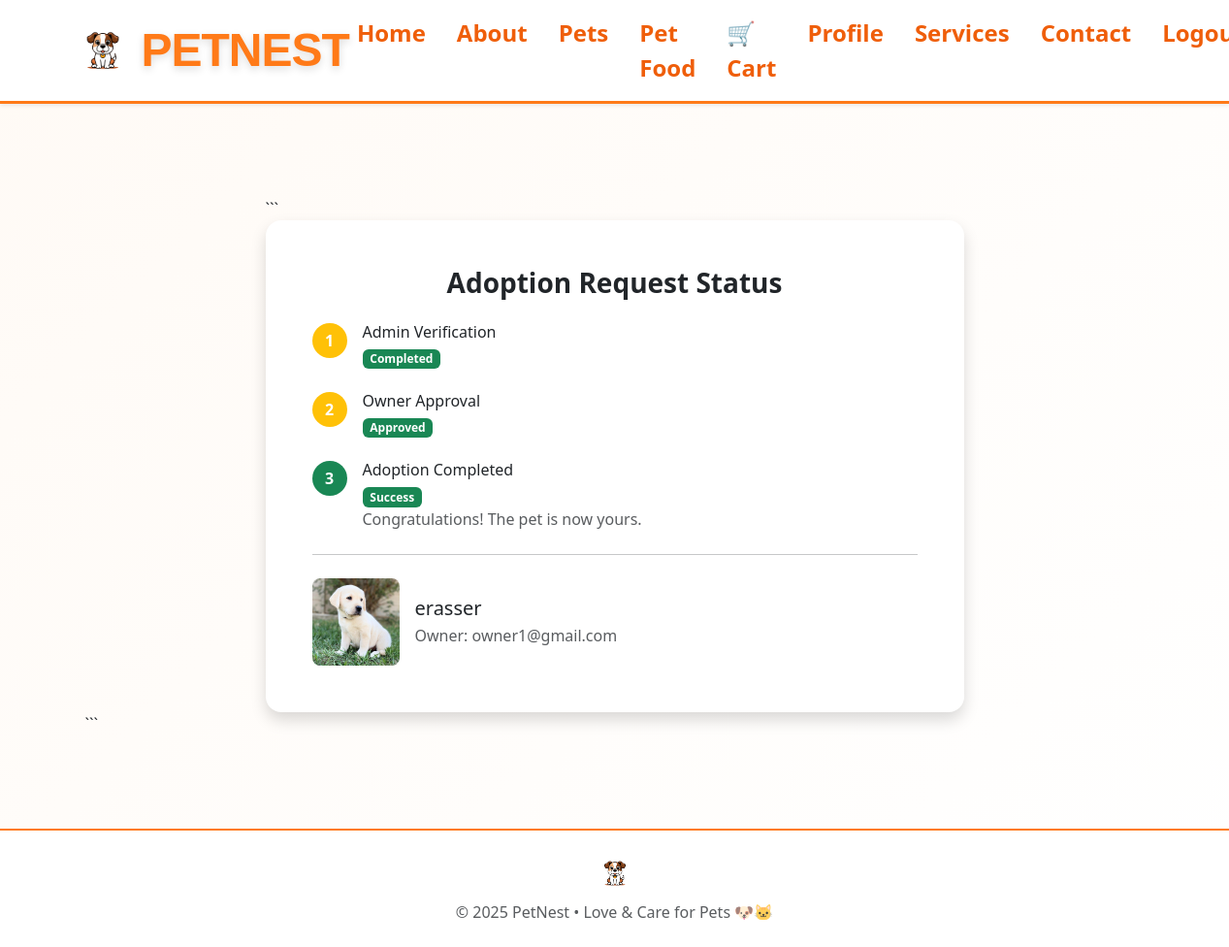
Page /adoption/status/1/ (signed in) on the committed database.
### Adoption_App/models.py (models this page shows, shortened)
class AdoptionRequest(models.Model):
    STATUS_CHOICES = (
        ('pending_admin', 'Pending Admin Approval'),
        ('approved_by_admin', 'Approved by Admin'),
        ('granted_by_owner', 'Granted by Owner'),
        ('rejected', 'Rejected'),
    )
    user = models.ForeignKey(User, on_delete=models.CASCADE)
    pet = models.ForeignKey(Pet, on_delete=models.CASCADE)
    owner = models.ForeignKey(
        User,
        on_delete=models.CASCADE,
        related_name='owner_requests'
    )
    status = models.CharField(
        max_length=30,
        choices=STATUS_CHOICES,
        default='pending_admin'
    )
    created_at = models.DateTimeField(auto_now_add=True)

### Pets_App/models.py (models this page shows, shortened)
class Pet(models.Model):
    GENDER_CHOICES = (
        ('male', 'Male'),
        ('female', 'Female'),
    )
    AVAILABILITY_CHOICES = (
        ('available', 'Available'),
        ('adopted', 'Adopted'),
    )
    APPROVAL_CHOICES = (
        ('pending', 'Pending'),
        ('approved', 'Approved'),
        ('rejected', 'Rejected'),
    )
    owner = models.ForeignKey(User, on_delete=models.CASCADE)
    category = models.ForeignKey(
        PetCategory,
        on_delete=models.CASCADE,
        related_name="pets",
        null=True,
        blank=True
    )
    breed = models.ForeignKey(
        PetBreed,
        on_delete=models.SET_NULL,
        null=True,
        blank=True
    )
    name = models.CharField(max_length=150)
    age = models.CharField(max_length=50, default='Unknown')
    gender = models.CharField(max_length=10, choices=GENDER_CHOICES, blank=True)
    colour = models.CharField(max_length=50, default="Unknown")
    description = models.TextField(blank=True)
    photo = models.ImageField(upload_to="pet_images/", null=True, blank=True)
    availability = models.CharField(
        max_length=20,
        choices=AVAILABILITY_CHOICES,
        default='available'
    )
    approval_status = models.CharField(
        max_length=20,
        choices=APPROVAL_CHOICES,
        default='pending'
    )
    created_at = models.DateTimeField(auto_now_add=True)

### Adoption_App/views.py (the view)
# urls.py: path('status/<int:request_id>/', views.adoption_request_status,name='adoption_request_status'),
@login_required
def adoption_request_status(request, request_id):
    adoption_request = get_object_or_404(
        AdoptionRequest,
        id=request_id,
        user=request.user
    )
    return render(
        request,
        'Adoption_App/request_status.html',
        {'request': adoption_request}
    )

### Adoption_App/Templates/Adoption_App/request_status.html (shortened to what this page needs)
{% extends 'base.html' %}
{% load static %}
{% block content %}
<div class="container py-5">
    <div class="row justify-content-center">
        <div class="col-lg-8">
```
        <div class="card border-0 shadow rounded-4 p-4 p-lg-5">
            <h3 class="fw-bold mb-4 text-center">Adoption Request Status</h3>
            <div class="adoption-status">
                <div class="d-flex align-items-start mb-4">
                    <div class="status-icon bg-warning text-white">1</div>
                    <div class="ms-3">
                        <h6 class="mb-1">Admin Verification</h6>
                        {% if request.status == 'pending_admin' %}
                            <span class="badge bg-warning text-dark">Pending</span>
                            <p class="text-muted mb-0">Your request is waiting for admin approval.</p>
                        {% else %}
                            <span class="badge bg-success">Completed</span>
                        {% endif %}
                    </div>
                </div>
                <div class="d-flex align-items-start mb-4">
                    <div class="status-icon {% if request.status in 'approved_by_admin granted_by_owner' %}bg-warning{% else %}bg-secondary{% endif %} text-white">2</div>
                    <div class="ms-3">
                        <h6 class="mb-1">Owner Approval</h6>
                        {% if request.status == 'approved_by_admin' %}
                            <span class="badge bg-warning text-dark">Waiting</span>
                            <p class="text-muted mb-0">The pet owner will review your request.</p>
                        {% elif request.status == 'granted_by_owner' %}
                            <span class="badge bg-success">Approved</span>
                        {% else %}
                            <span class="badge bg-secondary">Locked</span>
                        {% endif %}
                    </div>
                </div>
                <div class="d-flex align-items-start">
                    <div class="status-icon {% if request.status == 'granted_by_owner' %}bg-success{% else %}bg-secondary{% endif %} text-white">3</div>
                    <div class="ms-3">
                        <h6 class="mb-1">Adoption Completed</h6>
                        {% if request.status == 'granted_by_owner' %}
                            <span class="badge bg-success">Success</span>
                            <p class="text-muted mb-0">Congratulations! The pet is now yours.</p>
                        {% else %}
                            <span class="badge bg-secondary">Pending</span>
                        {% endif %}
                    </div>
                </div>
            </div>
            <hr class="my-4">
            <div class="d-flex align-items-center">
                {% if request.pet.photo %}
                    <img src="{{ request.pet.photo.url }}" class="rounded-3 me-3" width="90" height="90" style="object-fit: cover;">
                {% endif %}
                <div>
                    <h5 class="mb-1">{{ request.pet.name }}</h5>
                    <p class="text-muted mb-0">Owner: {{ request.owner.username }}</p>
                </div>
            </div>
        </div>
    </div>
</div>
```
</div>
{% endblock %}

### static/css/user.css (style rules this page uses)
.user-body { background: linear-gradient(135deg, #fffaf5, #fff); min-height: 100vh; display: flex; flex-direction: column; }

### Adoption_App/Templates/Adoption_App/request_status.html (style rules this page uses)
.status-icon { width: 36px; height: 36px; border-radius: 50%; display: flex; align-items: center; justify-content: center; font-weight: bold; }

### rows in the picture
AdoptionRequest: pet.photo (picture), pet.name "erasser", owner.username "owner1@gmail.com"

### other values in the picture
{{ year|default:2025 }} "2025"
